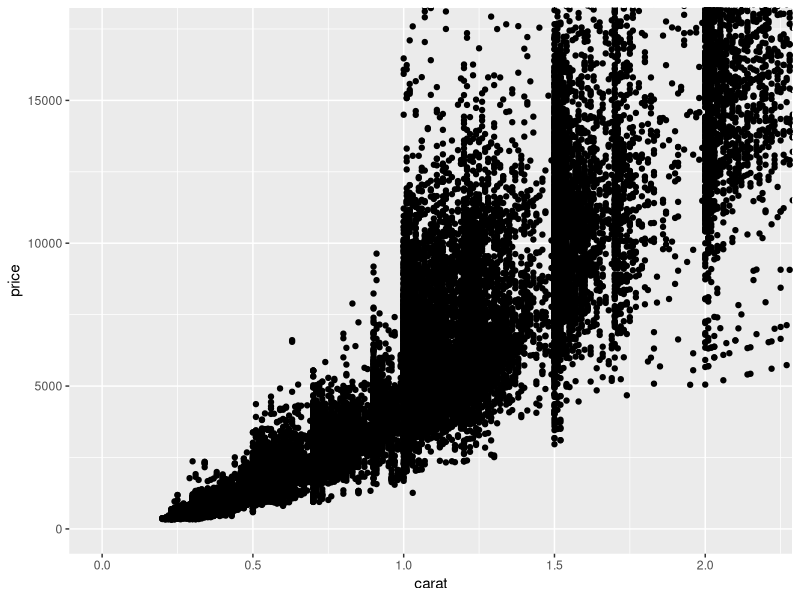
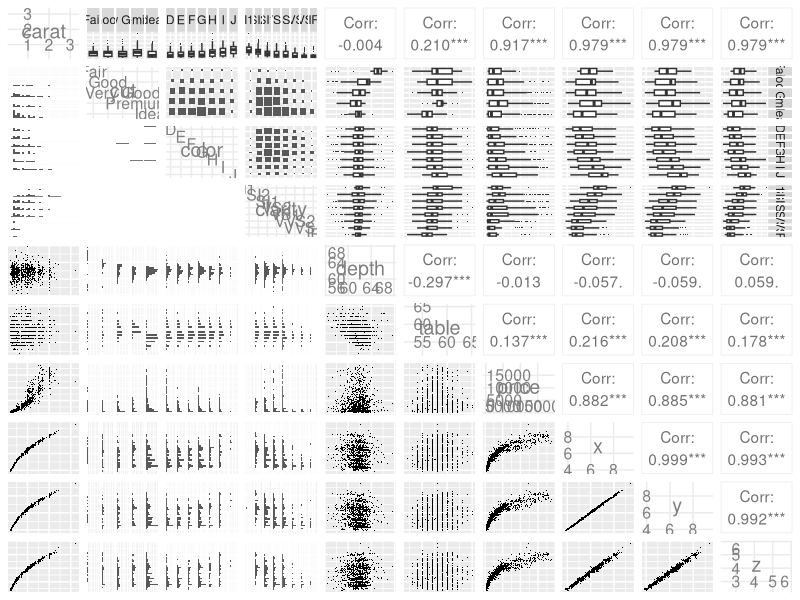
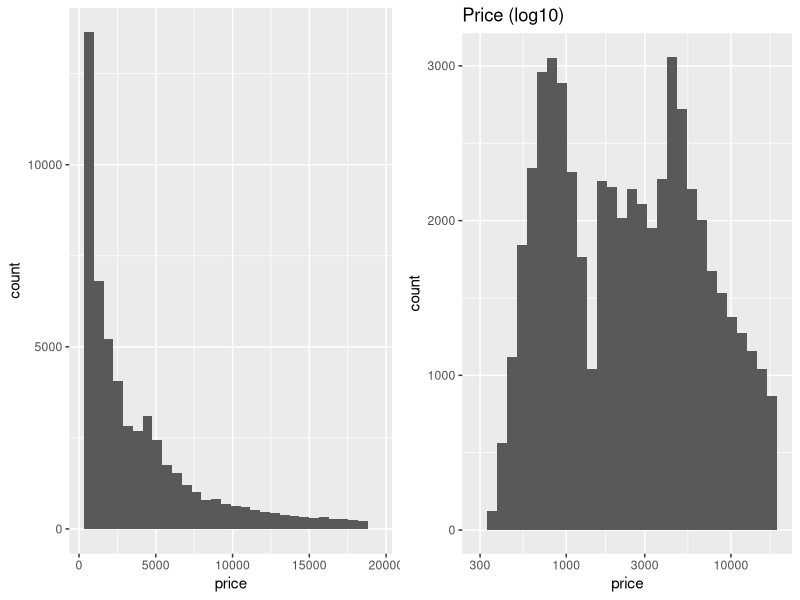
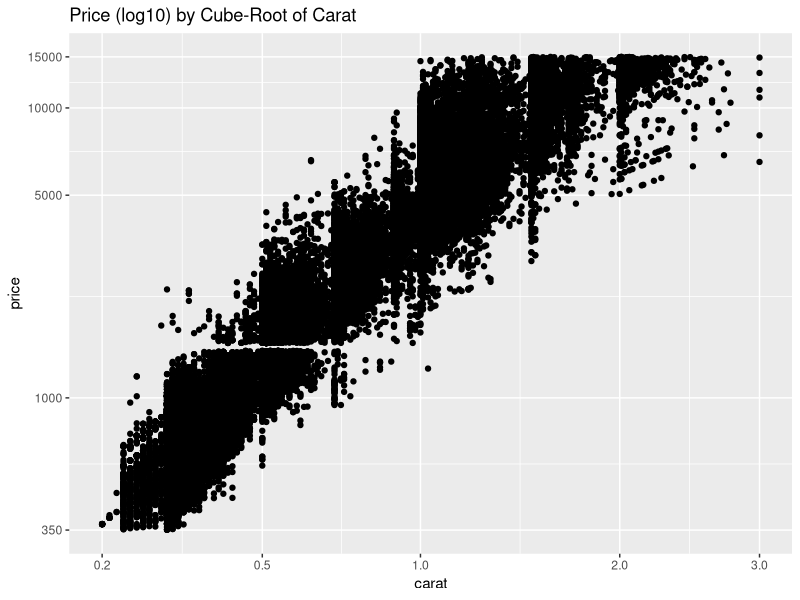
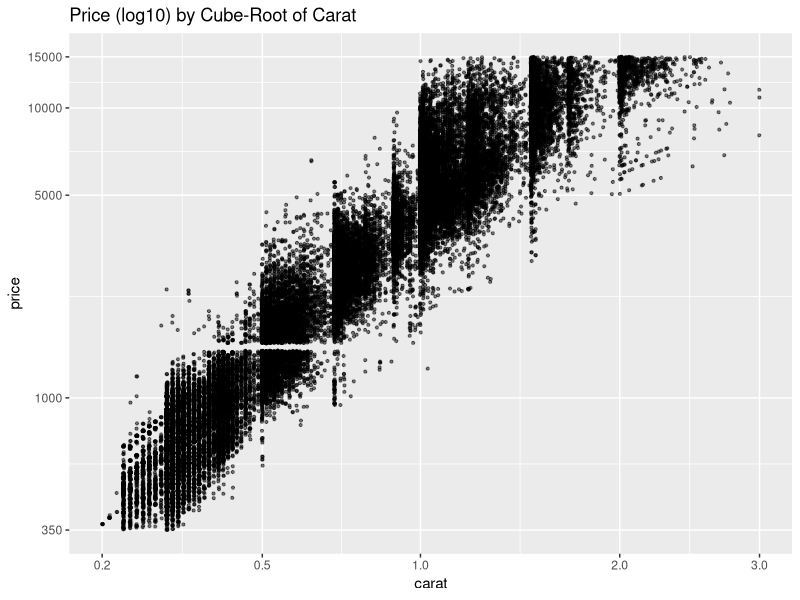
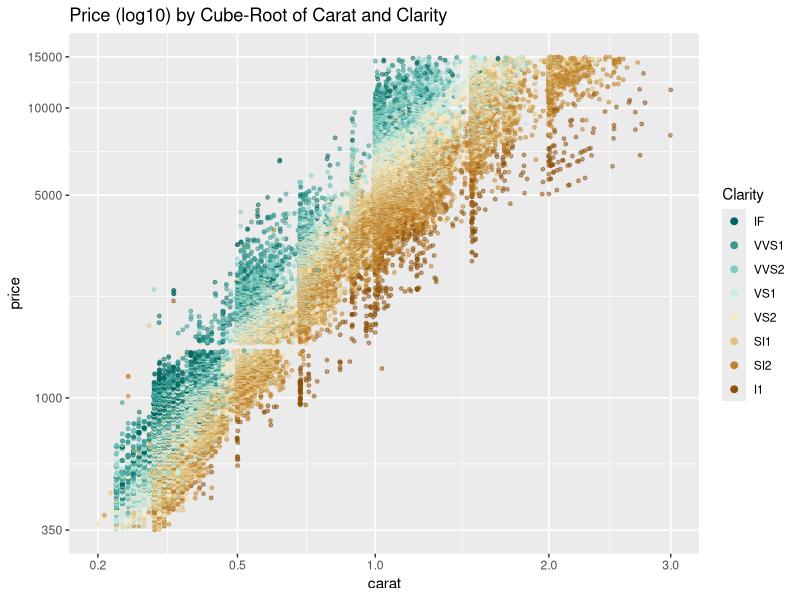
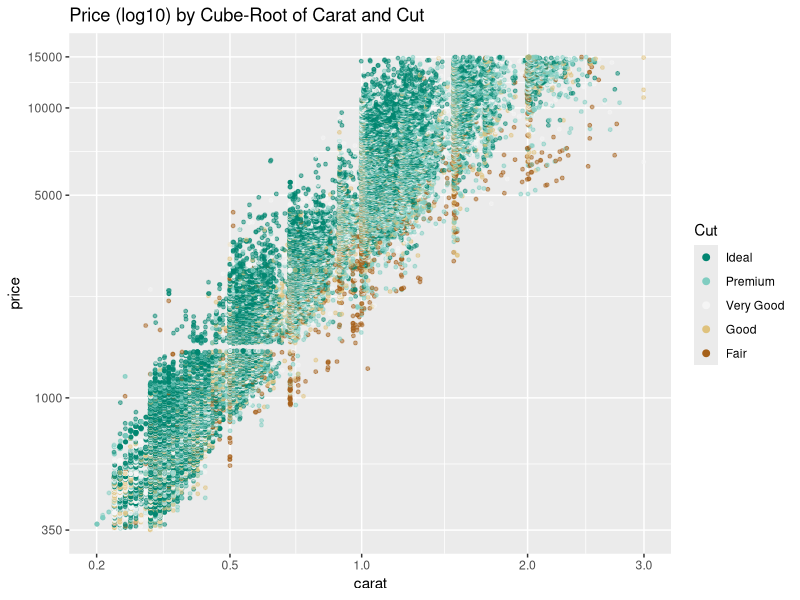
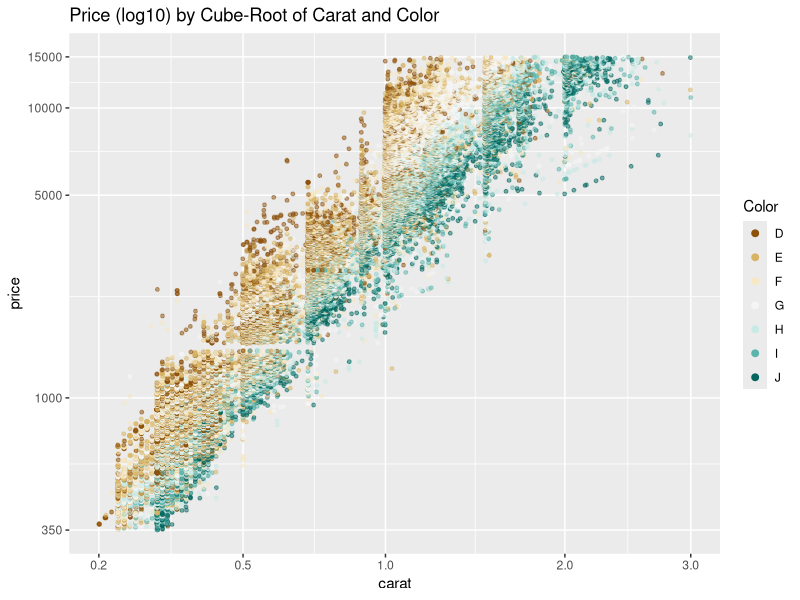

Source code (R) for these figures, in order:
# lesson 5
# Let's start by examining two variables in the data set.
# The scatterplot is a powerful tool to help you understand
# the relationship between two continuous variables.

# We can quickly see if the relationship is linear or not.
# In this case, we can use a variety of diamond
# characteristics to help us figure out whether
# the price advertised for any given diamond is 
# reasonable or a rip-off.

# Let's consider the price of a diamond and it's carat weight.
# Create a scatterplot of price (y) vs carat weight (x).

# Limit the x-axis and y-axis to omit the top 1% of values.
library(ggplot2)
library(gridExtra)
data(diamonds)
ggplot(aes(x = carat, y=price), data = diamonds)+
  coord_cartesian(xlim = c(0, quantile(diamonds$carat, .99)),
                  ylim = c(0,quantile(diamonds$price, 0.99)))+
  geom_point()

library(GGally)
library(scales)
library(memisc)
library(lattice)
library(MASS)
library(car)
library(reshape2)
library(dplyr)

set.seed(20022012)
diamond_samp <- diamonds[sample(1:length(diamonds$price), 1000),]
ggpairs(diamond_samp, 
        lower = list(continuous = wrap("points", shape = I('.'))),
        upper = list(combo = wrap("box", outlier.shape = I('.'))),
        axisLabels = 'internal')

# Create two histograms of the price variable
# and place them side by side on one output image.

# We’ve put some code below to get you started.

# The first plot should be a histogram of price
# and the second plot should transform
# the price variable using log10.

# Set appropriate bin widths for each plot.
# ggtitle() will add a title to each histogram.

plot1 <- ggplot(aes(x=price), data = diamonds) +
  geom_histogram()
  ggtitle('Price')

plot2 <- ggplot(aes(x=price), data = diamonds) +
  geom_histogram()+
  scale_x_log10()+
  ggtitle('Price (log10)')

grid.arrange(plot1, plot2, ncol=2)

# cuberoot transformation
cuberoot_trans = function() trans_new('cuberoot', transform = function(x) x^(1/3),
                                      inverse = function(x) x^3)

ggplot(aes(carat, price), data = diamonds) + 
  geom_point() + 
  scale_x_continuous(trans = cuberoot_trans(), limits = c(0.2, 3),
                     breaks = c(0.2, 0.5, 1, 2, 3)) + 
  scale_y_continuous(trans = log10_trans(), limits = c(350, 15000),
                     breaks = c(350, 1000, 5000, 10000, 15000)) +
  ggtitle('Price (log10) by Cube-Root of Carat')

head(sort(table(diamonds$price), decreasing=T))
head(sort(table(diamonds$carat), decreasing = T))

ggplot(aes(carat, price), data = diamonds) + 
  geom_point(alpha=1/2, size=3/4, position='jitter') + 
  scale_x_continuous(trans = cuberoot_trans(), limits = c(0.2, 3),
                     breaks = c(0.2, 0.5, 1, 2, 3)) + 
  scale_y_continuous(trans = log10_trans(), limits = c(350, 15000),
                     breaks = c(350, 1000, 5000, 10000, 15000)) +
  ggtitle('Price (log10) by Cube-Root of Carat')


library('RColorBrewer')
ggplot(aes(x = carat, y = price, color=clarity), data = diamonds) + 
  geom_point(alpha = 0.5, size = 1, position = 'jitter') +
  scale_color_brewer(type = 'div',
                     guide = guide_legend(title = 'Clarity', reverse = T,
                                          override.aes = list(alpha = 1, size = 2))) +  
  scale_x_continuous(trans = cuberoot_trans(), limits = c(0.2, 3),
                     breaks = c(0.2, 0.5, 1, 2, 3)) + 
  scale_y_continuous(trans = log10_trans(), limits = c(350, 15000),
                     breaks = c(350, 1000, 5000, 10000, 15000)) +
  ggtitle('Price (log10) by Cube-Root of Carat and Clarity')

ggplot(aes(x = carat, y = price, color=cut), data = diamonds) + 
  geom_point(alpha = 0.5, size = 1, position = 'jitter') +
  scale_color_brewer(type = 'div',
                     guide = guide_legend(title = 'Cut', reverse = T,
                                          override.aes = list(alpha = 1, size = 2))) +  
  scale_x_continuous(trans = cuberoot_trans(), limits = c(0.2, 3),
                     breaks = c(0.2, 0.5, 1, 2, 3)) + 
  scale_y_continuous(trans = log10_trans(), limits = c(350, 15000),
                     breaks = c(350, 1000, 5000, 10000, 15000)) +
  ggtitle('Price (log10) by Cube-Root of Carat and Cut')

ggplot(aes(x = carat, y = price, color=color), data = diamonds) + 
  geom_point(alpha = 0.5, size = 1, position = 'jitter') +
  scale_color_brewer(type = 'div',
                     guide = guide_legend(title = 'Color', reverse = F,
                                          override.aes = list(alpha = 1, size = 2))) +  
  scale_x_continuous(trans = cuberoot_trans(), limits = c(0.2, 3),
                     breaks = c(0.2, 0.5, 1, 2, 3)) + 
  scale_y_continuous(trans = log10_trans(), limits = c(350, 15000),
                     breaks = c(350, 1000, 5000, 10000, 15000)) +
  ggtitle('Price (log10) by Cube-Root of Carat and Color')



#```{r Building the Linear Model}
m1 <- lm(I(log(price)) ~ I(carat^(1/3)), data = diamonds)
m2 <- update(m1, ~ . + carat)
m3 <- update(m2, ~ . + cut)
m4 <- update(m3, ~ . + color)
m5 <- update(m4, ~ . + clarity)
mtable(m1, m2, m3, m4, m5, sdigits = 3)
